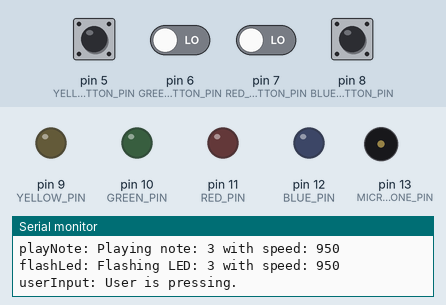
Simulated run of this sketch. Board: Arduino Uno, built with avr-gcc and run on an emulated ATmega328P. Shown: output pins drawn as LEDs (lit = HIGH), buzzer (waves = sounding), the last lines printed to the serial monitor. Dashed ring = blinking. The inputs (shaded band) are chosen by the test bench; at power-on: pin 5 (YELLOW_BUTTON_PIN), pin 6 (GREEN_BUTTON_PIN), pin 7 (RED_BUTTON_PIN), pin 8 (BLUE_BUTTON_PIN) LOW. Random numbers use the default seed unless the sketch sets one. At 7.4 s the program stops and its outputs stay as they are.

Above: at 1.8 s.
1.9 s: pin 8 (BLUE_BUTTON_PIN) pulled HIGH for 0.15 s
At 2.3 s:
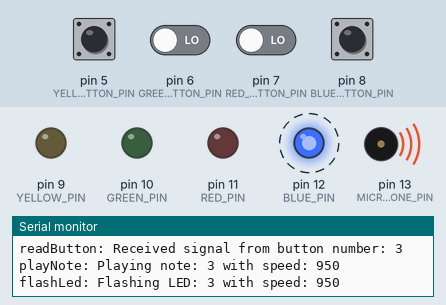
At 4.8 s:
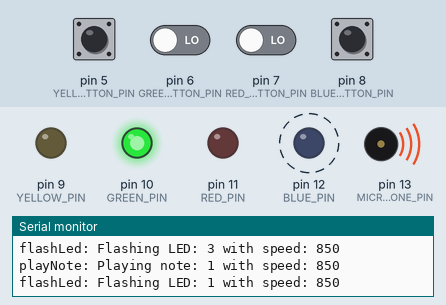
5.0 s: pin 5 (YELLOW_BUTTON_PIN) pulled HIGH for 1 s
At 6.1 s:
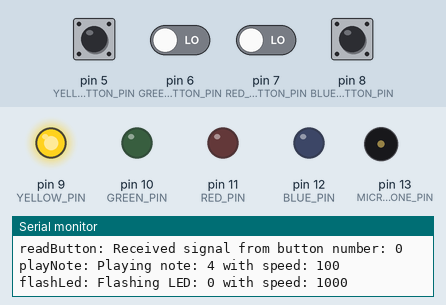
Timing chart, 0 to 8.0 s (numbered marks = the images above; inputs shaded):
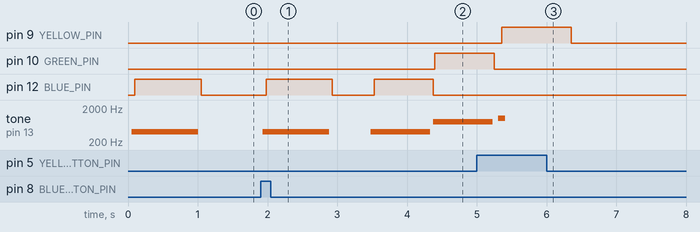

The sketch:

simon_says.ino
```cpp
/*
 * Author: Denis Cosmin
 * Date: 19.09.2016
 * Name: Simon Says
 *
 * To add a reset button connect: reset -> button <- pulldown resistor ground.
 * The buttons have 1k pulldown resitors.
 * The leds have a 220 ohm resistor.
 *
 * Will use the following numbers for colors, pins and notes
 * 0 - Yellow
 * 1 - Green
 * 2 - Red
 * 3 - Blue
 *
 */

/*
 * The game class, handles everything.
 */
class Game {
    private:
      int debounce(int last, int buttonPin);
      void playNote(int note, int noteSpeed) const;
      void flashLed(int led, int flashSpeed) const;
    public:
      static const int RED_PIN;
      static const int BLUE_PIN;
      static const int GREEN_PIN;
      static const int YELLOW_PIN;
      static const int MICROPHONE_PIN;
      static const int RED_BUTTON_PIN;
      static const int BLUE_BUTTON_PIN;
      static const int GREEN_BUTTON_PIN;
      static const int YELLOW_BUTTON_PIN;
      static const int RED_TONE;
      static const int BLUE_TONE;
      static const int GREEN_TONE;
      static const int YELLOW_TONE;
      static const int GAMEOVER_TONE;
      int gameLevel[200];
      int gameSpeed;
      int lastButtonValue;
      int currentLevel;
      int gameIsOver;
      double gameDifficulty;
      enum color { YELLOW, GREEN, RED, BLUE };
    public:
    Game();
    Game(int);
    void playLevel();
    int userInput();
    int gameOver();
    int getNote(int note) const;
    int pinToColorCode(int);
    int colorCodeToPin(int);
    int readButton(int buttonPin);
};

// Settings
/* Pin settings */
// Button pins must be in consecutive descending order! Eg: blue 12, red 11, green 10, yellow 9
static const int Game::MICROPHONE_PIN       = 13;
static const int Game::BLUE_PIN             = 12;
static const int Game::RED_PIN              = 11;
static const int Game::GREEN_PIN            = 10;
static const int Game::YELLOW_PIN           = 9;
static const int Game::BLUE_BUTTON_PIN      = 8;
static const int Game::RED_BUTTON_PIN       = 7;
static const int Game::GREEN_BUTTON_PIN     = 6;
static const int Game::YELLOW_BUTTON_PIN    = 5;
/* Tone frequencies */
static const int Game::RED_TONE             = 200;
static const int Game::BLUE_TONE            = 400;
static const int Game::YELLOW_TONE          = 600;
static const int Game::GREEN_TONE           = 800;
static const int Game::GAMEOVER_TONE        = 1000;

// Construct and initialize the Game object.
Game::Game(int difficulty) : gameSpeed(1000), lastButtonValue(-1), currentLevel(0), gameDifficulty(difficulty), gameIsOver(0) {
    Serial.print("Constructing game object with difficulty: ");
    Serial.println(difficulty);
    pinMode(Game::MICROPHONE_PIN, OUTPUT);
    pinMode(Game::BLUE_PIN, OUTPUT);
    pinMode(Game::RED_PIN, OUTPUT);
    pinMode(Game::GREEN_PIN, OUTPUT);
    pinMode(Game::YELLOW_PIN, OUTPUT);
}

Game::Game() : gameSpeed(1000), lastButtonValue(-1), currentLevel(0), gameDifficulty(10), gameIsOver(0) {
    Serial.println("Constructing game object");
    pinMode(Game::MICROPHONE_PIN, OUTPUT);
    pinMode(Game::BLUE_PIN, OUTPUT);
    pinMode(Game::RED_PIN, OUTPUT);
    pinMode(Game::GREEN_PIN, OUTPUT);
    pinMode(Game::YELLOW_PIN, OUTPUT);
}

/*
 * Makes sure the button is pressed only once.
 */
int Game::debounce(int last, int buttonPin) {
      int current = digitalRead(buttonPin);
      if (last != current)
      {
        delay(5);
        current = digitalRead(buttonPin);
      }
      return current;
}

/*
 * Plays a note.
 * Receives the button number and plays the corresponding note.
 */
void Game::playNote(int note, int noteSpeed) const {
    Serial.print("playNote: Playing note: ");
    Serial.print(note);
    Serial.print(" with speed: ");
    Serial.println(noteSpeed);

    note = Game::getNote(note);

    tone(Game::MICROPHONE_PIN, note, noteSpeed);
}

/*
 * Returns the corresponding color code based on pin.
 */
int Game::colorCodeToPin(int value) {
    int ret_val = -1;

    switch(value) {
      case RED:
          ret_val = Game::RED_PIN;
          break;
      case GREEN:
          ret_val = Game::GREEN_PIN;
          break;
      case BLUE:
          ret_val = Game::BLUE_PIN;
          break;
      case YELLOW:
          ret_val = Game::YELLOW_PIN;
          break;
      default:
        Serial.println("colorCodeToPin: Invalid value!");
        delay(1000);
        exit(0);
    }

    return ret_val;
}

/*
 * Converts the button pin to a color code.
 */
int Game::pinToColorCode(int value) {
    int ret_val = -1;
    switch(value) {
        case Game::RED_BUTTON_PIN:
            ret_val = RED;
            break;
        case Game::GREEN_BUTTON_PIN:
            ret_val = GREEN;
            break;
        case Game::BLUE_BUTTON_PIN:
            ret_val = BLUE;
            break;
        case Game::YELLOW_BUTTON_PIN:
            ret_val = YELLOW;
            break;
        default:
          Serial.println("pinToColorCode: Invalid value!");
          delay(1000);
          exit(0);
    }

    return ret_val;
}

/*
 * The the corresponding note based on the color code it receives.
 */
int Game::getNote(int note) const {
    int return_value = -1;
    switch(note) {
      case YELLOW:
          return_value = Game::YELLOW_TONE;
          break;
      case GREEN:
          return_value = Game::GREEN_TONE;
          break;
      case RED:
          return_value = Game::RED_TONE;
          break;
      case BLUE:
          return_value = Game::BLUE_TONE;
          break;
      case 4:
          return_value = Game::GAMEOVER_TONE;
          break;
      default:
        Serial.println("playNote: Error! Invalid note!");
        delay(1000);
        exit(0);
    }
    return return_value;
}

/*
 * Flashes a led. Receives the led code and sets it to the corresponding pin.
 */
void Game::flashLed(int led, int flashSpeed) const {
    Serial.print("flashLed: Flashing LED: ");
    Serial.print(led);
    Serial.print(" with speed: ");
    Serial.println(flashSpeed);

    led = Game::colorCodeToPin(led);

    digitalWrite(led, HIGH);
    delay(flashSpeed);
    digitalWrite(led, LOW);
}

/*
 * Plays the next level.
 */
void Game::playLevel() {
  Serial.print("playLevel: Playing on level: ");
  Serial.println(Game::currentLevel);
  Game::gameLevel[Game::currentLevel] = random(0, 4); // Create a random move every time. 0 to 4 exclusive.
  ++Game::currentLevel;
  int nextDificulty = Game::gameDifficulty * Game::currentLevel;
  if (Game::gameSpeed - nextDificulty >= 10) {
    Game::gameSpeed -= nextDificulty; // decrease the speed;
  }

  // Play all the moves
  for (int i = 0; i < Game::currentLevel; ++i) {
      Game::playNote(Game::gameLevel[i], Game::gameSpeed);
      Game::flashLed(Game::gameLevel[i], Game::gameSpeed);
  }
}

/*
 * Reads the button value and returns the following codes:
 * 0 - Yellow 1 - Green 2 - Red 3 - Blue
 */
int Game::readButton(int buttonPin) {
    int currentButtonValue = Game::debounce(Game::lastButtonValue, buttonPin);
    int return_value = -1;
    if (lastButtonValue == LOW && currentButtonValue > LOW) {
        return_value = Game::pinToColorCode(buttonPin);
    }
    Game::lastButtonValue = currentButtonValue;
    if (return_value >= 0) {
      Serial.print("readButton: Received signal from button number: ");
      Serial.println(return_value);
    }
    return return_value;
}

int Game::gameOver() {
    Serial.println("game_is_over: Checking if game is over!");
    if (Game::gameIsOver) {
      Serial.println("game_is_over: Game is over!");
    }
    return Game::gameIsOver;
}

/*
 * Gets the user button presses and checks them to see if they're good.
 */
int Game::userInput() {
    for (int i = 0; i < Game::currentLevel; ++i) {
      Serial.println("userInput: User is pressing.");
      int buttonPressed = -1;
      while(true) {
          buttonPressed = readButton(Game::RED_BUTTON_PIN);
          if (buttonPressed != -1) { break; }
          buttonPressed = readButton(Game::GREEN_BUTTON_PIN);
          if (buttonPressed != -1) { break; }
          buttonPressed = readButton(Game::YELLOW_BUTTON_PIN);
          if (buttonPressed != -1) { break; }
          buttonPressed = readButton(Game::BLUE_BUTTON_PIN);
          if (buttonPressed != -1) { break; }
      }

      if (buttonPressed != gameLevel[i]) {
          Game::playNote(4, 100); // game over note, and game over note speed.
          Game::flashLed(buttonPressed, 1000);
          return 0;
      }
      Game::playNote(buttonPressed, Game::gameSpeed);
      Game::flashLed(buttonPressed, Game::gameSpeed);
    }
    delay(500);
    return 1;
}

Game g(50); //  Constructs the game object.
void setup() {
  Serial.begin(9600);
  randomSeed(0);
}

void loop() {
  if (g.gameOver()) {
    delay(1000); // Wait for serial to finish printing.
    exit(0);
  }
    g.playLevel();
    if (g.userInput() == 0) {
        g.gameIsOver = 1;
    }
}
```

Measured:
- after the input at 1.9 s, pin 10 (GREEN_PIN): LOW → HIGH after 2.5 s; pin 12 (BLUE_PIN): alternates HIGH for 0.90 s and LOW for 0.60 s, starting after 0.08 s; tone on pin 13 (MICROPHONE_PIN): plays 400 Hz for 0.95 s, 400 Hz for 0.85 s, 800 Hz for 0.62 s, starting at once
- after the input at 5.0 s, pin 9 (YELLOW_PIN): LOW → HIGH after 0.36 s, → LOW 1.0 s later
